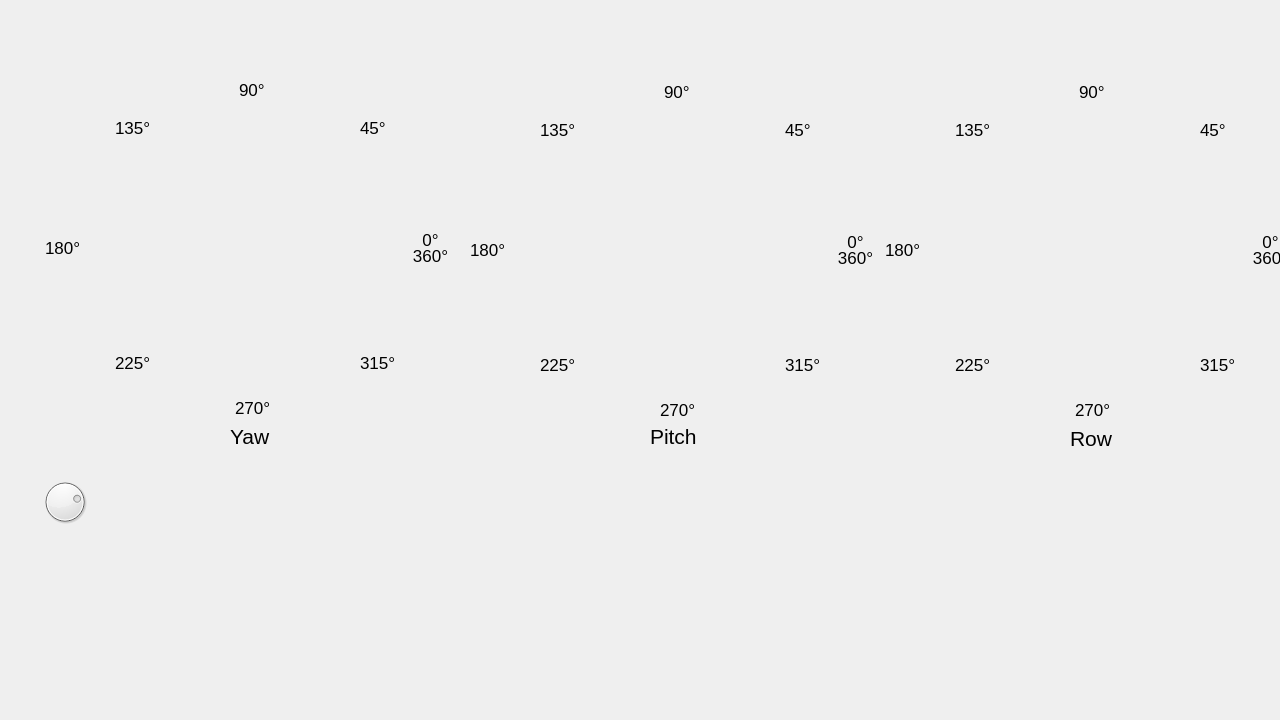
<?xml version="1.0" encoding="UTF-8"?>
<ui version="4.0">
 <class>Acceleration</class>
 <widget class="QDialog" name="Acceleration">
  <property name="geometry">
   <rect>
    <x>0</x>
    <y>0</y>
    <width>1280</width>
    <height>720</height>
   </rect>
  </property>
  <property name="windowTitle">
   <string>Acceleration</string>
  </property>
  <widget class="QLabel" name="Row">
   <property name="geometry">
    <rect>
     <x>1070</x>
     <y>428</y>
     <width>51</width>
     <height>21</height>
    </rect>
   </property>
   <property name="font">
    <font>
     <pointsize>16</pointsize>
    </font>
   </property>
   <property name="text">
    <string>Row</string>
   </property>
  </widget>
  <widget class="QLabel" name="Yaw">
   <property name="geometry">
    <rect>
     <x>230</x>
     <y>428</y>
     <width>41</width>
     <height>17</height>
    </rect>
   </property>
   <property name="font">
    <font>
     <pointsize>16</pointsize>
    </font>
   </property>
   <property name="text">
    <string>Yaw</string>
   </property>
  </widget>
  <widget class="QLabel" name="Pitch">
   <property name="geometry">
    <rect>
     <x>650</x>
     <y>428</y>
     <width>51</width>
     <height>17</height>
    </rect>
   </property>
   <property name="font">
    <font>
     <pointsize>16</pointsize>
    </font>
   </property>
   <property name="text">
    <string>Pitch</string>
   </property>
  </widget>
  <widget class="QLabel" name="label_1">
   <property name="geometry">
    <rect>
     <x>239</x>
     <y>82</y>
     <width>32</width>
     <height>16</height>
    </rect>
   </property>
   <property name="font">
    <font>
     <pointsize>13</pointsize>
    </font>
   </property>
   <property name="text">
    <string>90°</string>
   </property>
  </widget>
  <widget class="QLabel" name="label_47">
   <property name="geometry">
    <rect>
     <x>45</x>
     <y>240</y>
     <width>41</width>
     <height>16</height>
    </rect>
   </property>
   <property name="font">
    <font>
     <pointsize>13</pointsize>
    </font>
   </property>
   <property name="text">
    <string>180°</string>
   </property>
  </widget>
  <widget class="QLabel" name="label_2">
   <property name="geometry">
    <rect>
     <x>235</x>
     <y>398</y>
     <width>41</width>
     <height>20</height>
    </rect>
   </property>
   <property name="font">
    <font>
     <pointsize>13</pointsize>
    </font>
   </property>
   <property name="text">
    <string>270°</string>
   </property>
  </widget>
  <widget class="QLabel" name="label_6">
   <property name="geometry">
    <rect>
     <x>1474</x>
     <y>510</y>
     <width>32</width>
     <height>16</height>
    </rect>
   </property>
   <property name="font">
    <font>
     <pointsize>13</pointsize>
    </font>
   </property>
   <property name="text">
    <string>90°</string>
   </property>
  </widget>
  <widget class="QLabel" name="label_8">
   <property name="geometry">
    <rect>
     <x>1470</x>
     <y>826</y>
     <width>41</width>
     <height>20</height>
    </rect>
   </property>
   <property name="font">
    <font>
     <pointsize>13</pointsize>
    </font>
   </property>
   <property name="text">
    <string>270°</string>
   </property>
  </widget>
  <widget class="QLabel" name="label_50">
   <property name="geometry">
    <rect>
     <x>1640</x>
     <y>668</y>
     <width>41</width>
     <height>16</height>
    </rect>
   </property>
   <property name="font">
    <font>
     <pointsize>13</pointsize>
    </font>
   </property>
   <property name="text">
    <string>180°</string>
   </property>
  </widget>
  <widget class="QLabel" name="label_12">
   <property name="geometry">
    <rect>
     <x>400</x>
     <y>232</y>
     <width>61</width>
     <height>16</height>
    </rect>
   </property>
   <property name="font">
    <font>
     <pointsize>13</pointsize>
    </font>
   </property>
   <property name="text">
    <string>0°</string>
   </property>
   <property name="scaledContents">
    <bool>true</bool>
   </property>
   <property name="alignment">
    <set>Qt::AlignCenter</set>
   </property>
  </widget>
  <widget class="QLabel" name="label_13">
   <property name="geometry">
    <rect>
     <x>400</x>
     <y>248</y>
     <width>61</width>
     <height>16</height>
    </rect>
   </property>
   <property name="font">
    <font>
     <pointsize>13</pointsize>
    </font>
   </property>
   <property name="text">
    <string>360°</string>
   </property>
   <property name="alignment">
    <set>Qt::AlignCenter</set>
   </property>
  </widget>
  <widget class="QLabel" name="label_315">
   <property name="geometry">
    <rect>
     <x>360</x>
     <y>355</y>
     <width>41</width>
     <height>16</height>
    </rect>
   </property>
   <property name="font">
    <font>
     <pointsize>13</pointsize>
    </font>
   </property>
   <property name="text">
    <string>315°</string>
   </property>
  </widget>
  <widget class="QLabel" name="label_316">
   <property name="geometry">
    <rect>
     <x>115</x>
     <y>355</y>
     <width>41</width>
     <height>16</height>
    </rect>
   </property>
   <property name="font">
    <font>
     <pointsize>13</pointsize>
    </font>
   </property>
   <property name="text">
    <string>225°</string>
   </property>
  </widget>
  <widget class="QLabel" name="label_135">
   <property name="geometry">
    <rect>
     <x>115</x>
     <y>120</y>
     <width>41</width>
     <height>16</height>
    </rect>
   </property>
   <property name="font">
    <font>
     <pointsize>13</pointsize>
    </font>
   </property>
   <property name="text">
    <string>135°</string>
   </property>
  </widget>
  <widget class="QLabel" name="label_45">
   <property name="geometry">
    <rect>
     <x>360</x>
     <y>120</y>
     <width>31</width>
     <height>16</height>
    </rect>
   </property>
   <property name="font">
    <font>
     <pointsize>13</pointsize>
    </font>
   </property>
   <property name="text">
    <string>45°</string>
   </property>
  </widget>
  <widget class="QDial" name="yaw_dial">
   <property name="geometry">
    <rect>
     <x>40</x>
     <y>470</y>
     <width>50</width>
     <height>64</height>
    </rect>
   </property>
   <property name="maximum">
    <number>360</number>
   </property>
   <property name="pageStep">
    <number>10</number>
   </property>
   <property name="value">
    <number>270</number>
   </property>
   <property name="sliderPosition">
    <number>270</number>
   </property>
  </widget>
  <widget class="QLabel" name="label_48">
   <property name="geometry">
    <rect>
     <x>470</x>
     <y>242</y>
     <width>41</width>
     <height>16</height>
    </rect>
   </property>
   <property name="font">
    <font>
     <pointsize>13</pointsize>
    </font>
   </property>
   <property name="text">
    <string>180°</string>
   </property>
  </widget>
  <widget class="QLabel" name="label_136">
   <property name="geometry">
    <rect>
     <x>540</x>
     <y>122</y>
     <width>41</width>
     <height>16</height>
    </rect>
   </property>
   <property name="font">
    <font>
     <pointsize>13</pointsize>
    </font>
   </property>
   <property name="text">
    <string>135°</string>
   </property>
  </widget>
  <widget class="QLabel" name="label_46">
   <property name="geometry">
    <rect>
     <x>785</x>
     <y>122</y>
     <width>31</width>
     <height>16</height>
    </rect>
   </property>
   <property name="font">
    <font>
     <pointsize>13</pointsize>
    </font>
   </property>
   <property name="text">
    <string>45°</string>
   </property>
  </widget>
  <widget class="QLabel" name="label_317">
   <property name="geometry">
    <rect>
     <x>785</x>
     <y>357</y>
     <width>41</width>
     <height>16</height>
    </rect>
   </property>
   <property name="font">
    <font>
     <pointsize>13</pointsize>
    </font>
   </property>
   <property name="text">
    <string>315°</string>
   </property>
  </widget>
  <widget class="QLabel" name="label_3">
   <property name="geometry">
    <rect>
     <x>664</x>
     <y>84</y>
     <width>32</width>
     <height>16</height>
    </rect>
   </property>
   <property name="font">
    <font>
     <pointsize>13</pointsize>
    </font>
   </property>
   <property name="text">
    <string>90°</string>
   </property>
  </widget>
  <widget class="QLabel" name="label_318">
   <property name="geometry">
    <rect>
     <x>540</x>
     <y>357</y>
     <width>41</width>
     <height>16</height>
    </rect>
   </property>
   <property name="font">
    <font>
     <pointsize>13</pointsize>
    </font>
   </property>
   <property name="text">
    <string>225°</string>
   </property>
  </widget>
  <widget class="QLabel" name="label_4">
   <property name="geometry">
    <rect>
     <x>660</x>
     <y>400</y>
     <width>41</width>
     <height>20</height>
    </rect>
   </property>
   <property name="font">
    <font>
     <pointsize>13</pointsize>
    </font>
   </property>
   <property name="text">
    <string>270°</string>
   </property>
  </widget>
  <widget class="QLabel" name="label_14">
   <property name="geometry">
    <rect>
     <x>825</x>
     <y>234</y>
     <width>61</width>
     <height>16</height>
    </rect>
   </property>
   <property name="font">
    <font>
     <pointsize>13</pointsize>
    </font>
   </property>
   <property name="text">
    <string>0°</string>
   </property>
   <property name="scaledContents">
    <bool>true</bool>
   </property>
   <property name="alignment">
    <set>Qt::AlignCenter</set>
   </property>
  </widget>
  <widget class="QLabel" name="label_15">
   <property name="geometry">
    <rect>
     <x>825</x>
     <y>250</y>
     <width>61</width>
     <height>16</height>
    </rect>
   </property>
   <property name="font">
    <font>
     <pointsize>13</pointsize>
    </font>
   </property>
   <property name="text">
    <string>360°</string>
   </property>
   <property name="alignment">
    <set>Qt::AlignCenter</set>
   </property>
  </widget>
  <widget class="QLabel" name="label_49">
   <property name="geometry">
    <rect>
     <x>885</x>
     <y>242</y>
     <width>41</width>
     <height>16</height>
    </rect>
   </property>
   <property name="font">
    <font>
     <pointsize>13</pointsize>
    </font>
   </property>
   <property name="text">
    <string>180°</string>
   </property>
  </widget>
  <widget class="QLabel" name="label_137">
   <property name="geometry">
    <rect>
     <x>955</x>
     <y>122</y>
     <width>41</width>
     <height>16</height>
    </rect>
   </property>
   <property name="font">
    <font>
     <pointsize>13</pointsize>
    </font>
   </property>
   <property name="text">
    <string>135°</string>
   </property>
  </widget>
  <widget class="QLabel" name="label_51">
   <property name="geometry">
    <rect>
     <x>1200</x>
     <y>122</y>
     <width>31</width>
     <height>16</height>
    </rect>
   </property>
   <property name="font">
    <font>
     <pointsize>13</pointsize>
    </font>
   </property>
   <property name="text">
    <string>45°</string>
   </property>
  </widget>
  <widget class="QLabel" name="label_319">
   <property name="geometry">
    <rect>
     <x>1200</x>
     <y>357</y>
     <width>41</width>
     <height>16</height>
    </rect>
   </property>
   <property name="font">
    <font>
     <pointsize>13</pointsize>
    </font>
   </property>
   <property name="text">
    <string>315°</string>
   </property>
  </widget>
  <widget class="QLabel" name="label_5">
   <property name="geometry">
    <rect>
     <x>1079</x>
     <y>84</y>
     <width>32</width>
     <height>16</height>
    </rect>
   </property>
   <property name="font">
    <font>
     <pointsize>13</pointsize>
    </font>
   </property>
   <property name="text">
    <string>90°</string>
   </property>
  </widget>
  <widget class="QLabel" name="label_320">
   <property name="geometry">
    <rect>
     <x>955</x>
     <y>357</y>
     <width>41</width>
     <height>16</height>
    </rect>
   </property>
   <property name="font">
    <font>
     <pointsize>13</pointsize>
    </font>
   </property>
   <property name="text">
    <string>225°</string>
   </property>
  </widget>
  <widget class="QLabel" name="label_7">
   <property name="geometry">
    <rect>
     <x>1075</x>
     <y>400</y>
     <width>41</width>
     <height>20</height>
    </rect>
   </property>
   <property name="font">
    <font>
     <pointsize>13</pointsize>
    </font>
   </property>
   <property name="text">
    <string>270°</string>
   </property>
  </widget>
  <widget class="QLabel" name="label_16">
   <property name="geometry">
    <rect>
     <x>1240</x>
     <y>234</y>
     <width>61</width>
     <height>16</height>
    </rect>
   </property>
   <property name="font">
    <font>
     <pointsize>13</pointsize>
    </font>
   </property>
   <property name="text">
    <string>0°</string>
   </property>
   <property name="scaledContents">
    <bool>true</bool>
   </property>
   <property name="alignment">
    <set>Qt::AlignCenter</set>
   </property>
  </widget>
  <widget class="QLabel" name="label_17">
   <property name="geometry">
    <rect>
     <x>1240</x>
     <y>250</y>
     <width>61</width>
     <height>16</height>
    </rect>
   </property>
   <property name="font">
    <font>
     <pointsize>13</pointsize>
    </font>
   </property>
   <property name="text">
    <string>360°</string>
   </property>
   <property name="alignment">
    <set>Qt::AlignCenter</set>
   </property>
  </widget>
 </widget>
 <resources/>
 <connections/>
</ui>
